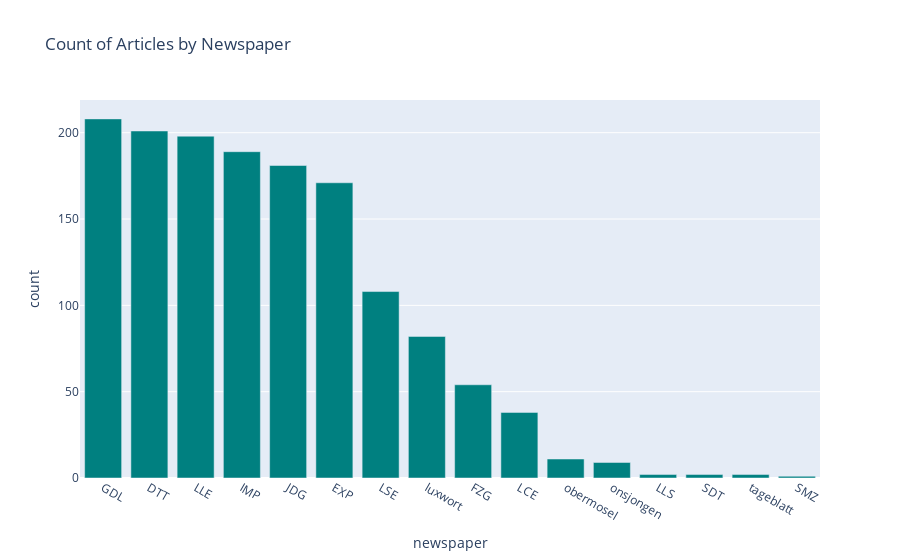

The code cell stored with this chart in its notebook:
### Markdown cell above
2. Using Plotly, you can now plot a bar chart with results stored in `newspapers_counts`. We determine axis x as corresponding to column 'newspaper' and axis y as corresponding to column 'count'.

### Code cell
# Plot bar chart using Plotly for dataframe 'newspaper_counts'
fig = px.bar(newspaper_counts, x='newspaper', y='count', title='Count of Articles by Newspaper')

# Define colour as gray scale
fig.update_traces(marker_color='teal')

# Show figure
fig.show()

### Figure 1 — Plotly figure (JSON) as saved in the notebook; plotly's stock layout.template omitted (floating-point values rounded to 4 significant figures)
{"data": [{"hovertemplate": "newspaper=%{x}<br>count=%{y}<extra></extra>", "legendgroup": "", "marker": {"color": "teal", "pattern": {"shape": ""}}, "name": "", "orientation": "v", "showlegend": false, "textposition": "auto", "type": "bar", "x": ["GDL", "DTT", "LLE", "IMP", "JDG", "EXP", "LSE", "luxwort", "FZG", "LCE", "obermosel", "onsjongen", "LLS", "SDT", "tageblatt", "SMZ"], "xaxis": "x", "y": [208, 201, 198, 189, 181, 171, 108, 82, 54, 38, 11, 9, 2, 2, 2, 1], "yaxis": "y"}], "layout": {"barmode": "relative", "legend": {"tracegroupgap": 0}, "title": {"text": "Count of Articles by Newspaper"}, "xaxis": {"anchor": "y", "domain": [0, 1], "title": {"text": "newspaper"}}, "yaxis": {"anchor": "x", "domain": [0, 1], "title": {"text": "count"}}}}
